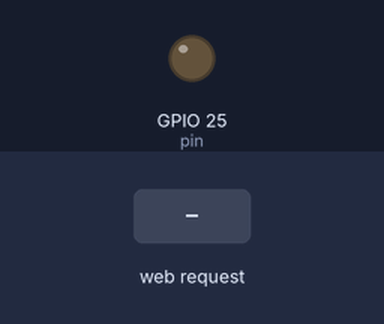
Recording of a program running on a simulated ESP32 board running MicroPython. On the bench: output pins drawn as LEDs (lit = HIGH). The test bench sets the inputs (shaded band). WiFi joins after 1.5 s; the clock reads 2024-03-15 10:24:30 at power-on unless the program sets it; what the program prints to the serial console is not drawn.

Above: at 3.2 s.
3.3 s: HTTP request GET /on received
At 4.1 s:
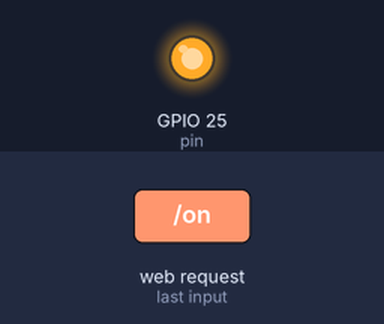
4.8 s: HTTP request GET /off received
At 5.2 s:
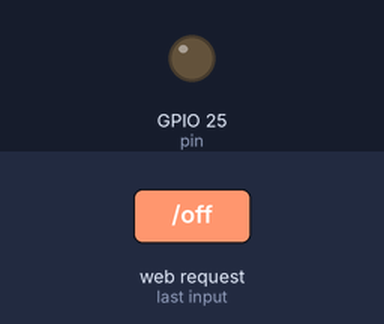
Timing chart, 0 to 7.8 s (numbered marks = the images above; inputs shaded):
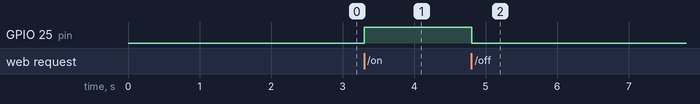

The program:

wifi_led.py
```python
import network
import socket
import time
import machine

SSID = 'xxxxxxxxxxxxxx'  # Wi-FiのSSID
PASSWORD = 'xxxxxxxxxxxxx'  # Wi-Fiのパスワード

# LEDピン設定
pin = machine.Pin(25, machine.Pin.OUT)

# Wi-Fi接続関数
def connect_wifi(ssid, password, timeout=10):
    wlan = network.WLAN(network.STA_IF)
    wlan.active(True)
    wlan.connect(ssid, password)

    print("WiFiに接続中...")
    start_time = time.time()

    while not wlan.isconnected():
        if time.time() - start_time > timeout:
            print("\nWiFi接続失敗。")
            return False
        print(".", end="")
        time.sleep(1)

    print("\nWiFi接続完了!")
    print("IPアドレス:", wlan.ifconfig())
    return True

# Webサーバー起動関数
def start_server():
    addr = socket.getaddrinfo('0.0.0.0', 80)[0][-1]
    s = socket.socket()
    s.bind(addr)
    s.listen(1)
    print("サーバー起動:", addr)

    while True:
        cl, addr = s.accept()
        print("クライアント接続:", addr)
        request = cl.recv(1024).decode('utf-8')
        print("リクエスト:", request)

        if '/on' in request:
            pin.value(1)
            print("LED ON")
        elif '/off' in request:
            pin.value(0)
            print("LED OFF")

        response = """\
HTTP/1.1 200 OK\r\nContent-Type: text/html\r\n\r\n
<!DOCTYPE html>
<html>
<head><title>ESP32 LED Control</title></head>
<body>
<h1>ESP32 LED Control</h1>
<button onclick="fetch('/on')">LED ON</button>
<button onclick="fetch('/off')">LED OFF</button>
</body>
</html>
"""
        cl.send(response)
        cl.close()

# メイン処理
try:
    if connect_wifi(SSID, PASSWORD):
        start_server()
except Exception as e:
    print("エラー:", str(e))
```

Measured:
- after the input at 3.3 s, GPIO 25 (pin): LOW → HIGH at once
- after the input at 4.8 s, GPIO 25 (pin): HIGH → LOW at once
